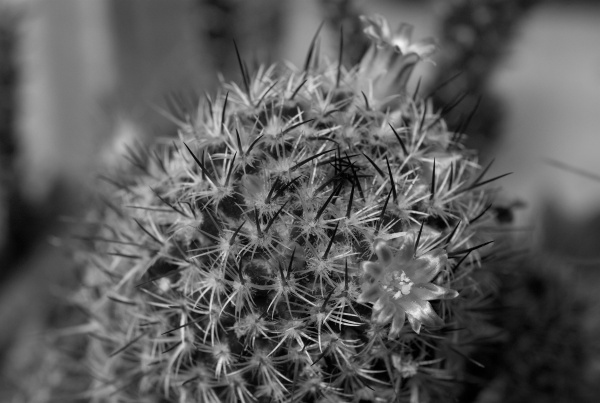
#> input picture 6.Aufgabe/cactus.jpg, 600 x 403 px, found by its file name
$ python uebung6.py
#> lines starting #> are read from the running program, lines starting #| are printed output that depends on the picture
from skimage import io
import numpy as np
import matplotlib.pyplot as plt
import matplotlib.cm as cm
import math

def apply_structure_element(img, filter, offset, iter_num, is_dilation):
    # Buch S. 98 (S.113 PDF)
    height, width = np.shape(img)

    # NxN Filter
    N, _ = np.shape(filter)

    # 2K + 1 = N
    K = math.floor(N / 2)

    copy = np.zeros((math.ceil(height / offset), math.ceil(width / offset)))

    for _ in range(iter_num):
        stride_x = K
        for x in range(K, height-K, offset):
            stride_y = K
            for y in range(K, width-K, offset):
                sums_list = []
                for i in range(-K, K+1):
                    for j in range(-K, K+1):
                        pixel = img[x+i, y+j]
                        coefficient = filter[i+K, j+K]

                        replacement = 0
                        if (is_dilation and coefficient is not None):
                            replacement = pixel + coefficient
                            sums_list.append(replacement)
                        elif(not is_dilation and coefficient is not None):
                            replacement = pixel - coefficient
                            sums_list.append(replacement)


                q = 0
                if (is_dilation):
                    q = max(sums_list)
                else:
                    q = min(sums_list)

                if (q < 0):
                    q = 0
                if (q > 255):
                    q = 255

                copy[stride_x, stride_y] = q
                stride_y += 1
            stride_x += 1
    return copy

def erode(img, filter, iter_num):
    return apply_structure_element(img, filter, 1, iter_num, False)

def dilate(img, filter, iter_num):
    return apply_structure_element(img, filter, 1, iter_num, True)

def opening(img, filter):
    img = erode(img, filter, 1)
    return dilate(img, filter, 1)

def closing(img, filter):
    img = dilate(img, filter, 1)
    return erode(img, filter, 1)

def rgb2gray(rgb):
    r, g, b = rgb[:, :, 0], rgb[:, :, 1], rgb[:, :, 2]
    gray = 0.2989 * r + 0.5870 * g + 0.1140 * b
    return gray

if __name__ == "__main__":
    # read img
    img = io.imread("6.Aufgabe/cactus.jpg")
#> img is the input picture: shape (403, 600); min 0, max 242, mean 91.5

    # convert to numpy array
    img = np.array(img)

    # convert to grayscale
    #img = rgb2gray(img)

    f1 = np.array([
        [1, 1, 1],
        [1, 2, 1],
        [1, 1, 1]
    ])

    f2 = np.array([
        [1,1,1],
        [1,2,1],
        [1,1,1],
    ])

    element = np.array([[None,None,None,None,None,None,5],
                        [None,None,None,None,5,5,None],
                        [None,None,None,5,5,5,None],
                        [5,5,5,5,5,None,None],
                        [None,5,5,5,5,None,None],
                        [None,5,5,5,None,None,None],
                        [5,None,None,5,None,None,None]])

    #for _ in range(5):
    new_img = closing(img, element)
#> after the loop in apply_structure_element, `for _ in range(iter_num):`:
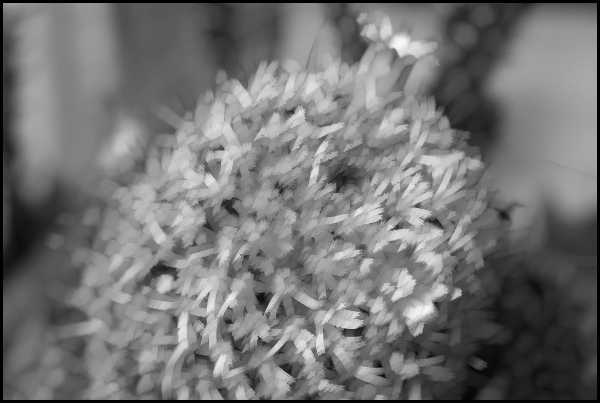
#> copy: shape (403, 600) float64; min 0, max 247, mean 115.9
#> call 2 of apply_structure_element, with filter = array of shape (7, 7), offset = 1, iter_num = 1, is_dilation = False
#> after the loop in apply_structure_element (call 2), `for _ in range(iter_num):`:
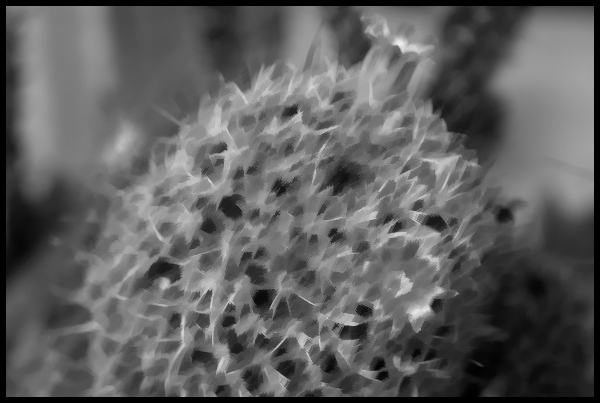
#> copy: shape (403, 600) float64; min 0, max 240, mean 94.7
    # [8 lines of commented-out code are left out]

    plt.figure(1)
    plt.subplot(211)
    plt.imshow(img, cmap=cm.Greys_r)
    plt.figure(1)
    plt.subplot(212)
    plt.imshow(new_img, cmap=cm.Greys_r)
    plt.show()
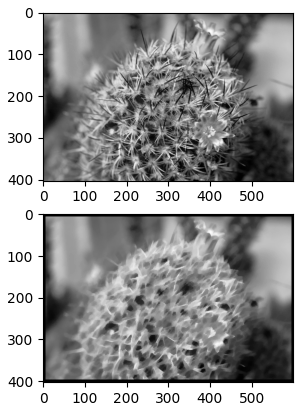
#> figure drawn by matplotlib, 2 panels
